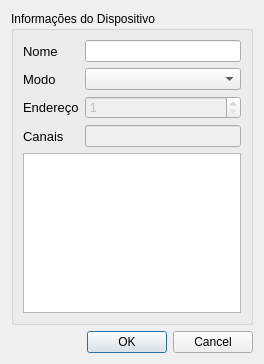
<?xml version="1.0" encoding="UTF-8"?>
<ui version="4.0">
 <class>DispositivoDMX</class>
 <widget class="QDialog" name="DispositivoDMX">
  <property name="geometry">
   <rect>
    <x>0</x>
    <y>0</y>
    <width>264</width>
    <height>364</height>
   </rect>
  </property>
  <property name="windowTitle">
   <string>Dialog</string>
  </property>
  <layout class="QVBoxLayout" name="verticalLayout">
   <item>
    <widget class="QGroupBox" name="groupBox">
     <property name="title">
      <string>Informações do Dispositivo</string>
     </property>
     <layout class="QHBoxLayout" name="horizontalLayout">
      <item>
       <layout class="QFormLayout" name="formLayout">
        <item row="0" column="0">
         <widget class="QLabel" name="label">
          <property name="font">
           <font>
            <pointsize>10</pointsize>
           </font>
          </property>
          <property name="text">
           <string>Nome</string>
          </property>
         </widget>
        </item>
        <item row="1" column="0">
         <widget class="QLabel" name="label_2">
          <property name="font">
           <font>
            <pointsize>10</pointsize>
           </font>
          </property>
          <property name="text">
           <string>Modo</string>
          </property>
         </widget>
        </item>
        <item row="0" column="1">
         <widget class="QLineEdit" name="nameInput"/>
        </item>
        <item row="1" column="1">
         <widget class="QComboBox" name="comboBoxMode">
          <item>
           <property name="text">
            <string/>
           </property>
          </item>
          <item>
           <property name="text">
            <string>RGB</string>
           </property>
          </item>
          <item>
           <property name="text">
            <string>RGBW</string>
           </property>
          </item>
          <item>
           <property name="text">
            <string>Refletor RGB</string>
           </property>
          </item>
         </widget>
        </item>
        <item row="2" column="0">
         <widget class="QLabel" name="label_3">
          <property name="font">
           <font>
            <pointsize>10</pointsize>
           </font>
          </property>
          <property name="text">
           <string>Endereço</string>
          </property>
         </widget>
        </item>
        <item row="3" column="0">
         <widget class="QLabel" name="label_4">
          <property name="font">
           <font>
            <pointsize>10</pointsize>
           </font>
          </property>
          <property name="text">
           <string>Canais</string>
          </property>
         </widget>
        </item>
        <item row="3" column="1">
         <widget class="QLineEdit" name="channels">
          <property name="enabled">
           <bool>false</bool>
          </property>
         </widget>
        </item>
        <item row="4" column="0" colspan="2">
         <widget class="QTextEdit" name="deviceInfo"/>
        </item>
        <item row="2" column="1">
         <widget class="QSpinBox" name="addressInput">
          <property name="enabled">
           <bool>false</bool>
          </property>
          <property name="minimum">
           <number>1</number>
          </property>
          <property name="maximum">
           <number>512</number>
          </property>
         </widget>
        </item>
       </layout>
      </item>
     </layout>
    </widget>
   </item>
   <item>
    <widget class="QDialogButtonBox" name="buttonBox">
     <property name="orientation">
      <enum>Qt::Horizontal</enum>
     </property>
     <property name="standardButtons">
      <set>QDialogButtonBox::Cancel|QDialogButtonBox::Ok</set>
     </property>
    </widget>
   </item>
  </layout>
 </widget>
 <resources/>
 <connections>
  <connection>
   <sender>buttonBox</sender>
   <signal>accepted()</signal>
   <receiver>DispositivoDMX</receiver>
   <slot>accept()</slot>
   <hints>
    <hint type="sourcelabel">
     <x>248</x>
     <y>254</y>
    </hint>
    <hint type="destinationlabel">
     <x>157</x>
     <y>274</y>
    </hint>
   </hints>
  </connection>
  <connection>
   <sender>buttonBox</sender>
   <signal>rejected()</signal>
   <receiver>DispositivoDMX</receiver>
   <slot>reject()</slot>
   <hints>
    <hint type="sourcelabel">
     <x>316</x>
     <y>260</y>
    </hint>
    <hint type="destinationlabel">
     <x>286</x>
     <y>274</y>
    </hint>
   </hints>
  </connection>
 </connections>
</ui>
